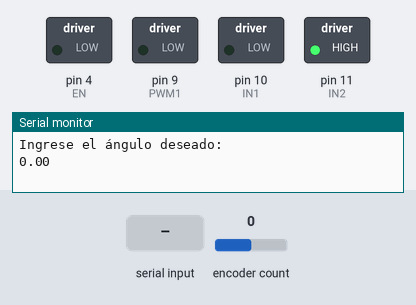
This sketch was run on a simulated Arduino Uno, built with avr-gcc and run on an emulated ATmega328P. Shown: switched loads named in the sketch (green lamp = pin HIGH), the last lines printed to the serial monitor. Inputs (shaded band) come from the test bench; at power-on: encoder count 0.

Above: at 1.2 s.
1.3 s: encoder count set to 1
At 1.7 s:
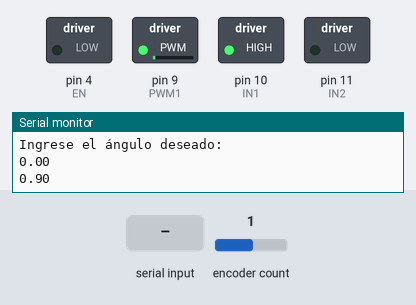
2.8 s: "90,45\n" received over Serial
At 3.6 s:
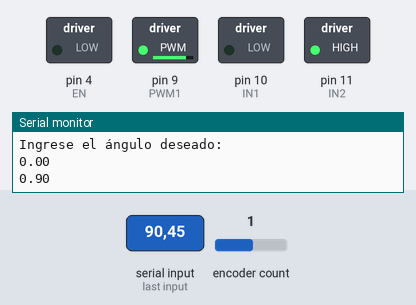
4.3 s: "5\n" received over Serial
At 4.8 s:
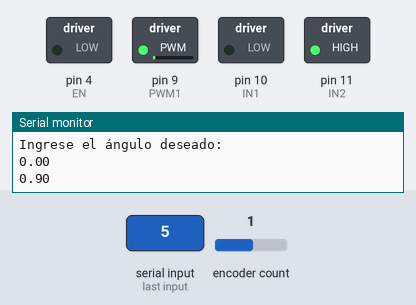
5.8 s: "30,150\n" received over Serial
At 7.0 s:
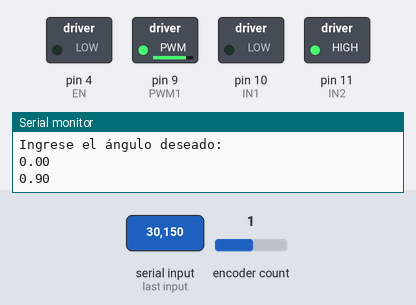
7.3 s: "0\n" received over Serial
At 8.2 s:
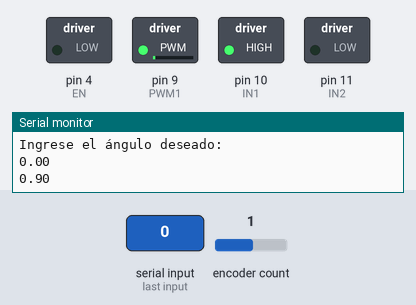
8.8 s: encoder count set to 2
Timing chart, 0 to 11.3 s (numbered marks = the images above; inputs shaded):
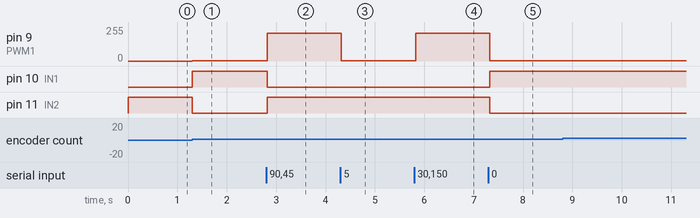

Measured:
- after the input at 1.3 s, pin 9 (PWM1): 0/255 → 1/255 at once; pin 10 (IN1): LOW → HIGH at once; pin 11 (IN2): HIGH → LOW at once
- after the input at 2.8 s, pin 9 (PWM1): 1/255 → 210/255 at once; pin 10 (IN1): HIGH → LOW at once; pin 11 (IN2): LOW → HIGH at once
- after the input at 4.3 s, pin 9 (PWM1): 210/255 → 2/255 at once
- after the input at 5.8 s, pin 9 (PWM1): 2/255 → 210/255 at once
- after the input at 7.3 s, pin 9 (PWM1): 210/255 → 1/255 at once; pin 10 (IN1): LOW → HIGH at once; pin 11 (IN2): HIGH → LOW at once

The sketch:

ControlPIDO2.ino
```cpp
#include <Encoder.h>

int IN1  = 10;
int IN2  = 11;
int PWM1 = 9;
int EN= 4;
int forWARDS  = 1;
int backWARDS = 0;
const byte    encA     =  2;                  // Signal for channel A
const byte    encB     =  3;
double cmd;
//kp=9.0123585312173
//kd=3.87462795414925
double Setpoint, Input, Output;
const float pi = 3.14;
//double kp=7.039759626, ki=0, kd=1.068451969;
//double kp=6.8916108747095, ki=0.114454931035736, kd=4.59502748219678;
double kp=9.0123585312173, ki=0, kd=3.87462795414925;
//float Ts=466e-6;
long prevT = 0;
float outmax=20000.0;
float outmin=-20000.0;
float pwmmax=255;
float pwmmin=0.0;
float retro=0.0;
float error=0.0;
float error_ant=0.0;
float Integral=0.0;
float Derivada=0.0;
float u=0.0;
float uf=0.0;
float ui=0.0;
float resolucion=1600;

Encoder myEnc(encA,encB);
void setup() {
  digitalWrite(IN1, LOW);
  digitalWrite(IN2, LOW);
  analogWrite(PWM1, LOW);
  analogWrite(EN, LOW);
  pinMode(EN,OUTPUT);
  pinMode(IN1, OUTPUT);
  pinMode(IN2, OUTPUT);
  pinMode(PWM1, OUTPUT);
 double po1=0.0;

  Setpoint = po1;//13650/4;
  // put your setup code here, to run once:
Serial.begin(9600);
Serial.println("Ingrese el ángulo deseado:");
}
long oldPosition  = -999;
void loop() {
  // put your main code here, to run repeatedly:
input_data();
  long newPosition = myEnc.read();
  if (newPosition != oldPosition) {
    oldPosition = newPosition;
    Serial.println((newPosition*360)/resolucion);
  }
  Input=newPosition;
  error= Setpoint-newPosition;
  long currT = micros();

  float Ts = ((float)(currT-prevT))/1.0e6;
    prevT = currT;
  Integral= Integral+Ts*error;
if(Integral>outmax) Integral=outmax;
else if( Integral<outmin) Integral=outmin;
Derivada= (error-error_ant)/Ts;
u=kp*error+ki*Integral+kd*Derivada;

if(u>outmax)u=outmax;
else if(u<outmin)u=outmin;

error_ant=error;
//uf=((u-outmin)*((pwmmax-pwmmin)/(outmax-outmin)))+pwmmin;
uf=map(u,outmin,outmax,-255,pwmmax);
//Serial.println(uf);
//ui=(int)(uf+0.5);
//Serial.println("U");
//Serial.println(ui);
RunMotor(uf);
}

void RunMotor(double Usignal){
  if (Setpoint-Input==0){
    shaftrev(IN1,IN2,PWM1,backWARDS, 0);
    digitalWrite(EN, LOW);
    //Serial.println("cero");
  }else if(Usignal>=0){

    if(Usignal<200 && error >= 20){
   Usignal=210;
    }

    shaftrev(IN1,IN2,PWM1,backWARDS, Usignal);
    //Serial.println("positivo");

    //Serial.println(Usignal);
  }else{
    if(Usignal>-200 && error <= -20){
      Usignal=-210;
      }

      shaftrev(IN1,IN2,PWM1,forWARDS, -1*Usignal);
      //Serial.println("negativo");
      //Serial.println(-1*Usignal);
  }
}

// Function that set DC_driver to move the motor
void shaftrev(int in1, int in2, int PWM, int sentido,int Wpulse){
  if(sentido == 0){ //backWARDS
    digitalWrite(in2, HIGH);
    digitalWrite(in1, LOW);
    analogWrite(PWM,Wpulse);


    }
  if(sentido == 1){ //forWARDS
    digitalWrite(in2, LOW);
    digitalWrite(in1, HIGH);
    analogWrite(PWM,Wpulse);

    }
}

void input_data(void){
  if (Serial.available() > 0){           // Check if you have received any data through the serial terminal.

      /*cmd = 0;                            // clean CMD
      cmd = Serial.read();                // "cmd" keep the recived byte
      if (cmd > 31){
        if (cmd == '0') { Setpoint = 0.0;  }  // Ir a Inicio.
        if (cmd == '1') { Setpoint = 800.0;  }
        if (cmd == '2') { Setpoint = 400.0;  }  //
        if (cmd == '3') { Setpoint = 200.0; }  //
        if (cmd == '4') { Setpoint = 267.0; }
      }*/

      delay(20);
    String cm = "";
     while (Serial.available() > 0) {
      cm += (char)Serial.read();

  }
  //Serial.println(cm);
     cmd=cm.toFloat();
     Setpoint=(cmd*resolucion)/360;
     //Serial.println(Setpoint);
    }
}
```
